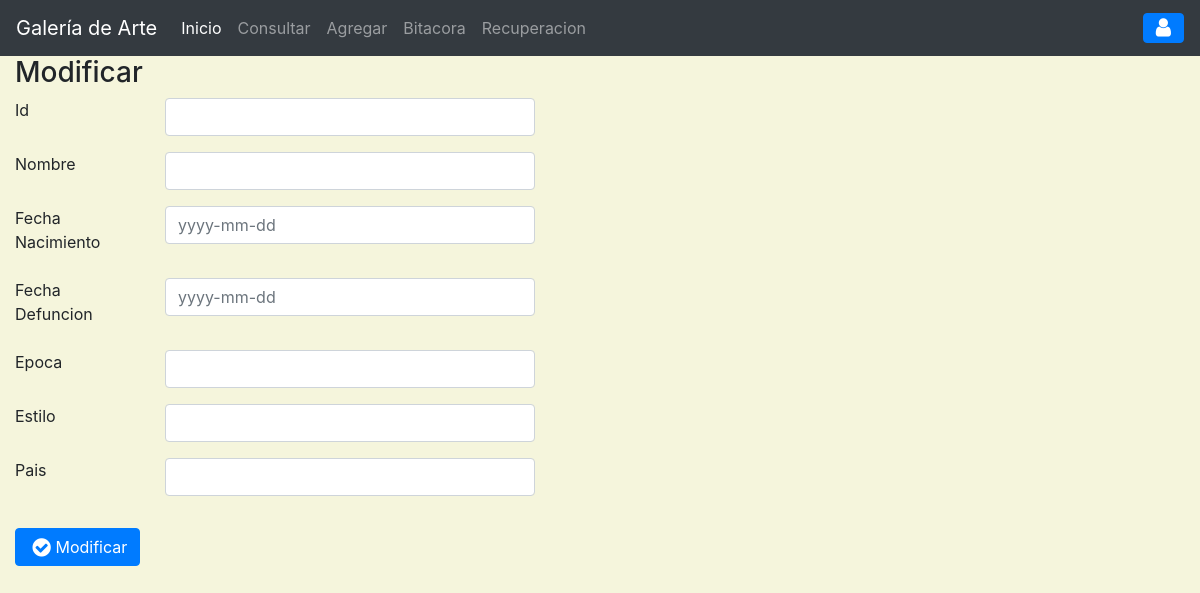
/?c=Artista&a=FormAgregar&id=1, run on an earlier commit of the app's database.
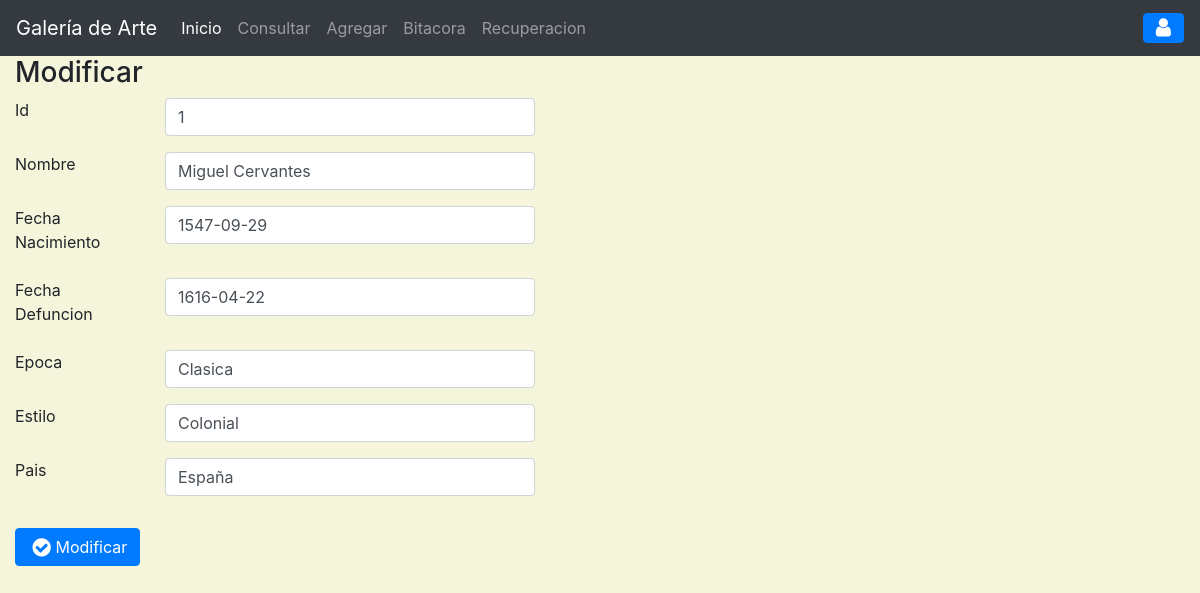
And on a later commit of the database.
### tables this page shows
CREATE TABLE `artista` (
  `idobj` int(11) NOT NULL,
  `nomArt` varchar(25) DEFAULT NULL,
  `fechNacArt` date DEFAULT NULL,
  `epocArt` varchar(25) DEFAULT NULL,
  `fechDefArt` date DEFAULT NULL,
  `estArt` varchar(30) DEFAULT NULL,
  `paisArt` varchar(25) DEFAULT NULL,
  KEY `fk_art_obj` (`idobj`),
  CONSTRAINT `fk_art_obj` FOREIGN KEY (`idobj`) REFERENCES `objetoarte` (`idobj`) ON DELETE CASCADE ON UPDATE CASCADE
);

### controller/artista.controlador.php (called while the page is built, shortened)
<?php
require_once('model/artista.php');
class ArtistaControlador
{
    private $modelo;
    public function __CONSTRUCT(){
        $this->modelo = new Artista();
    }
    public function FormAgregar(){
            $titulo = "Agregar";
            $Arti = new Artista();
            if(isset($_GET['id'])){
                $Arti = $this->modelo->getArtistaById($_GET['id'])[0];
                $titulo = "Modificar";
            }
            require_once "view/header.php";
            require_once "view/artista/agregar.php";
            require_once "view/footer.php";
    }
}
?>

### model/conexion.php (called while the page is built, shortened)
<?php
class BaseDeDatos
{
    public static function Conectar(){
        try {
            $conexion = new PDO("mysql:host=".self::servidor.";dbname="
            .self::basedatos.";charset=utf8",self::usuario,self::password);
            $conexion->setAttribute(PDO::ATTR_ERRMODE,PDO::ERRMODE_EXCEPTION);
            return $conexion;
        } catch (PDOException $e) {
            return "Fallo la conexion a la base de datos".$e->getMessage();
        }
    }
}
?>

### model/artista.php (called while the page is built, shortened)
<?php
class Artista
{
    private $pdo;
    public function __CONSTRUCT(){
        $this->pdo = BaseDeDatos::Conectar();
    }
    public function getArtistaById($id){
        try {
            $sql = "SELECT * FROM artista WHERE idobj=$id";
            $consulta = $this->pdo->prepare($sql);
            $consulta->execute();
            return $consulta->fetchAll(PDO::FETCH_OBJ);
        } catch (Exception $e) {
            die($e->getMessage());
        }
    }
}
?>

### view/artista/agregar.php (the view, shortened to what this page needs)
<main class="app-content">
<div class="col-md-6">
          <div class="tile">
            <h3 class="tile-title"><?=$titulo?></h3>
            <div class="tile-body">
                <form class="form-horizontal" method="POST" action="view/artista/guardar-artista.php">
                <div class="form-group row">
                  <label class="control-label col-md-3">Id</label>
                  <div class="col-md-8">
                    <input class="form-control" type="text" name="idartista" value="<?=$Arti->idobj ?? ''?>" placeholder="">
                  </div>
                </div>
                <div class="form-group row">
                  <label class="control-label col-md-3">Nombre</label>
                  <div class="col-md-8">
                    <input class="form-control" type="text" name="nombreartista" value="<?=$Arti->nomArt ?? ''?>" placeholder="">
                  </div>
                </div>
                <div class="form-group row">
                  <label class="control-label col-md-3">Fecha Nacimiento</label>
                  <div class="col-md-8">
                    <input class="form-control" type="text" name="fnaartista" value="<?=$Arti->fechNacArt ?? ''?>" placeholder="yyyy-mm-dd">
                  </div>
                </div>
                 <div class="form-group row">
                  <label class="control-label col-md-3">Fecha Defuncion</label>
                  <div class="col-md-8">
                    <input class="form-control" type="text" name="fdeartista" value="<?=$Arti->fechDefArt ?? ''?>" placeholder="yyyy-mm-dd">
                  </div>
                </div>
                <div class="form-group row">
                  <label class="control-label col-md-3">Epoca</label>
                  <div class="col-md-8">
                    <input class="form-control" type="text" name="epocaartista" value="<?=$Arti->epocArt ?? ''?>" placeholder="">
                  </div>
                </div>
                <div class="form-group row">
                  <label class="control-label col-md-3">Estilo</label>
                  <div class="col-md-8">
                    <input class="form-control" type="text" name="estiloartista" value="<?=$Arti->estArt ?? ''?>" placeholder="">
                  </div>
                </div>
                <div class="form-group row">
                  <label class="control-label col-md-3">Pais</label>
                  <div class="col-md-8">
                    <input class="form-control" type="text" name="paisartista" value="<?=$Arti->paisArt ?? ''?>" placeholder="">
                  </div>
                </div>
            <div class="tile-footer">
              <div class="row">
                <div class="col-md-8 col-md-offset-3">
                  <button class="btn btn-primary" type="submit"><i class="fa fa-fw fa-lg fa-check-circle">
                  </i><?=$titulo?></button>
                </div>
              </div>
            </div>
            </form>
          </div>
</div>
</main>

What changed in the data, as far as the page shows it:
added artista: idartista "1", nombreartista "Miguel Cervantes", fnaartista "1547-09-29", fdeartista "1616-04-22", epocaartista "Clasica", estiloartista "Colonial", paisartista "España"
